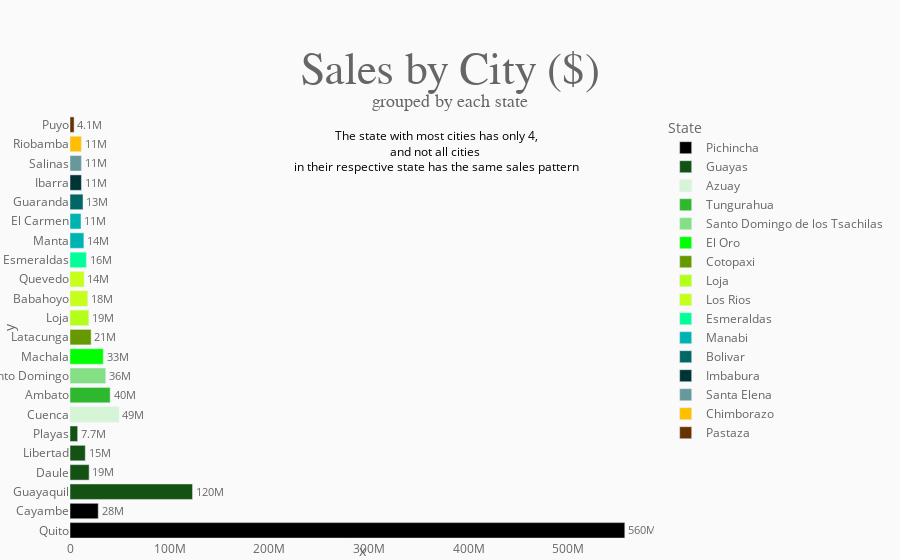

Notebook cell for this chart:
### Markdown cell above
We can clearly see that the states locations are the very important factors in the sales. But what about the cities?

### Code cell
by_city = train_data[["city", "state", "sales", "store_nbr"]].groupby(["city"]).agg({'sales':'sum', 'state':'first', 'store_nbr':'nunique'}).sort_values(by="sales", ascending=False) # grouping sales by city and state

fig = px.bar(y=by_city.index, x=by_city.sales, orientation="h", color=by_city.state, 
             text=by_city.sales, 
             color_discrete_sequence=["#000000", "#145214", "#d6f5d6", "#2eb82e", "#85e085", "#00ff00", "#669900", "#b3ff1a", "#c6ff1a", "#00ff99", "#00b3b3", "#006666", "#003333", "#669999", "#ffbf00", "#663300"],
             labels={"color": "State"})

# updating text position and formatting
fig.update_traces(texttemplate='%{text:.2s}', textposition="outside")
# add text annotation
fig.add_annotation(x=by_city.sales.max()/2.5, y=by_city.index[-1], text="The state with most cities has only 4,<br>and not all cities <br>in their respective state has the same sales pattern", showarrow=False, font=dict(color="black", size=12), xanchor="left", yanchor="top")
# updating figure layout
fig.update_layout(template=custom_template_go,
                    plot_bgcolor='#fafafa', paper_bgcolor='#fafafa',
                    margin=dict(b=20,r=60,l=70,t=115),
                    title={'text': '<span style="font-size:45px; color=#444; font-family:Times New Roman">Sales by City ($)</span><br>grouped by each state<br><br>',
                            'y':0.85, 'x':0.5,
                            'xanchor': 'center', 'yanchor': 'top'}, 
                    )
fig.show()

### Figure 1 — Plotly figure (JSON) as saved in the notebook; plotly's stock layout.template omitted (floating-point values rounded to 4 significant figures)
{"data": [{"alignmentgroup": "True", "hovertemplate": "State=Pichincha<br>x=%{x}<br>y=%{y}<br>text=%{text}<extra></extra>", "legendgroup": "Pichincha", "marker": {"color": "#000000", "pattern": {"shape": ""}}, "name": "Pichincha", "offsetgroup": "Pichincha", "orientation": "h", "showlegend": true, "text": [556700000.0, 28330000.0], "textposition": "outside", "texttemplate": "%{text:.2s}", "type": "bar", "x": [556700000.0, 28330000.0], "xaxis": "x", "y": ["Quito", "Cayambe"], "yaxis": "y"}, {"alignmentgroup": "True", "hovertemplate": "State=Guayas<br>x=%{x}<br>y=%{y}<br>text=%{text}<extra></extra>", "legendgroup": "Guayas", "marker": {"color": "#145214", "pattern": {"shape": ""}}, "name": "Guayas", "offsetgroup": "Guayas", "orientation": "h", "showlegend": true, "text": [123000000.0, 19190000.0, 15320000.0, 7677000.0], "textposition": "outside", "texttemplate": "%{text:.2s}", "type": "bar", "x": [123000000.0, 19190000.0, 15320000.0, 7677000.0], "xaxis": "x", "y": ["Guayaquil", "Daule", "Libertad", "Playas"], "yaxis": "y"}, {"alignmentgroup": "True", "hovertemplate": "State=Azuay<br>x=%{x}<br>y=%{y}<br>text=%{text}<extra></extra>", "legendgroup": "Azuay", "marker": {"color": "#d6f5d6", "pattern": {"shape": ""}}, "name": "Azuay", "offsetgroup": "Azuay", "orientation": "h", "showlegend": true, "text": [49170000.0], "textposition": "outside", "texttemplate": "%{text:.2s}", "type": "bar", "x": [49170000.0], "xaxis": "x", "y": ["Cuenca"], "yaxis": "y"}, {"alignmentgroup": "True", "hovertemplate": "State=Tungurahua<br>x=%{x}<br>y=%{y}<br>text=%{text}<extra></extra>", "legendgroup": "Tungurahua", "marker": {"color": "#2eb82e", "pattern": {"shape": ""}}, "name": "Tungurahua", "offsetgroup": "Tungurahua", "orientation": "h", "showlegend": true, "text": [40300000.0], "textposition": "outside", "texttemplate": "%{text:.2s}", "type": "bar", "x": [40300000.0], "xaxis": "x", "y": ["Ambato"], "yaxis": "y"}, {"alignmentgroup": "True", "hovertemplate": "State=Santo Domingo de los Tsachilas<br>x=%{x}<br>y=%{y}<br>text=%{text}<extra></extra>", "legendgroup": "Santo Domingo de los Tsachilas", "marker": {"color": "#85e085", "pattern": {"shape": ""}}, "name": "Santo Domingo de los Tsachilas", "offsetgroup": "Santo Domingo de los Tsachilas", "orientation": "h", "showlegend": true, "text": [35830000.0], "textposition": "outside", "texttemplate": "%{text:.2s}", "type": "bar", "x": [35830000.0], "xaxis": "x", "y": ["Santo Domingo"], "yaxis": "y"}, {"alignmentgroup": "True", "hovertemplate": "State=El Oro<br>x=%{x}<br>y=%{y}<br>text=%{text}<extra></extra>", "legendgroup": "El Oro", "marker": {"color": "#00ff00", "pattern": {"shape": ""}}, "name": "El Oro", "offsetgroup": "El Oro", "orientation": "h", "showlegend": true, "text": [33390000.0], "textposition": "outside", "texttemplate": "%{text:.2s}", "type": "bar", "x": [33390000.0], "xaxis": "x", "y": ["Machala"], "yaxis": "y"}, {"alignmentgroup": "True", "hovertemplate": "State=Cotopaxi<br>x=%{x}<br>y=%{y}<br>text=%{text}<extra></extra>", "legendgroup": "Cotopaxi", "marker": {"color": "#669900", "pattern": {"shape": ""}}, "name": "Cotopaxi", "offsetgroup": "Cotopaxi", "orientation": "h", "showlegend": true, "text": [21180000.0], "textposition": "outside", "texttemplate": "%{text:.2s}", "type": "bar", "x": [21180000.0], "xaxis": "x", "y": ["Latacunga"], "yaxis": "y"}, {"alignmentgroup": "True", "hovertemplate": "State=Loja<br>x=%{x}<br>y=%{y}<br>text=%{text}<extra></extra>", "legendgroup": "Loja", "marker": {"color": "#b3ff1a", "pattern": {"shape": ""}}, "name": "Loja", "offsetgroup": "Loja", "orientation": "h", "showlegend": true, "text": [18860000.0], "textposition": "outside", "texttemplate": "%{text:.2s}", "type": "bar", "x": [18860000.0], "xaxis": "x", "y": ["Loja"], "yaxis": "y"}, {"alignmentgroup": "True", "hovertemplate": "State=Los Rios<br>x=%{x}<br>y=%{y}<br>text=%{text}<extra></extra>", "legendgroup": "Los Rios", "marker": {"color": "#c6ff1a", "pattern": {"shape": ""}}, "name": "Los Rios", "offsetgroup": "Los Rios", "orientation": "h", "showlegend": true, "text": [17750000.0, 14180000.0], "textposition": "outside", "texttemplate": "%{text:.2s}", "type": "bar", "x": [17750000.0, 14180000.0], "xaxis": "x", "y": ["Babahoyo", "Quevedo"], "yaxis": "y"}, {"alignmentgroup": "True", "hovertemplate": "State=Esmeraldas<br>x=%{x}<br>y=%{y}<br>text=%{text}<extra></extra>", "legendgroup": "Esmeraldas", "marker": {"color": "#00ff99", "pattern": {"shape": ""}}, "name": "Esmeraldas", "offsetgroup": "Esmeraldas", "orientation": "h", "showlegend": true, "text": [16390000.0], "textposition": "outside", "texttemplate": "%{text:.2s}", "type": "bar", "x": [16390000.0], "xaxis": "x", "y": ["Esmeraldas"], "yaxis": "y"}, {"alignmentgroup": "True", "hovertemplate": "State=Manabi<br>x=%{x}<br>y=%{y}<br>text=%{text}<extra></extra>", "legendgroup": "Manabi", "marker": {"color": "#00b3b3", "pattern": {"shape": ""}}, "name": "Manabi", "offsetgroup": "Manabi", "orientation": "h", "showlegend": true, "text": [13910000.0, 11060000.0], "textposition": "outside", "texttemplate": "%{text:.2s}", "type": "bar", "x": [13910000.0, 11060000.0], "xaxis": "x", "y": ["Manta", "El Carmen"], "yaxis": "y"}, {"alignmentgroup": "True", "hovertemplate": "State=Bolivar<br>x=%{x}<br>y=%{y}<br>text=%{text}<extra></extra>", "legendgroup": "Bolivar", "marker": {"color": "#006666", "pattern": {"shape": ""}}, "name": "Bolivar", "offsetgroup": "Bolivar", "orientation": "h", "showlegend": true, "text": [13050000.0], "textposition": "outside", "texttemplate": "%{text:.2s}", "type": "bar", "x": [13050000.0], "xaxis": "x", "y": ["Guaranda"], "yaxis": "y"}, {"alignmentgroup": "True", "hovertemplate": "State=Imbabura<br>x=%{x}<br>y=%{y}<br>text=%{text}<extra></extra>", "legendgroup": "Imbabura", "marker": {"color": "#003333", "pattern": {"shape": ""}}, "name": "Imbabura", "offsetgroup": "Imbabura", "orientation": "h", "showlegend": true, "text": [11450000.0], "textposition": "outside", "texttemplate": "%{text:.2s}", "type": "bar", "x": [11450000.0], "xaxis": "x", "y": ["Ibarra"], "yaxis": "y"}, {"alignmentgroup": "True", "hovertemplate": "State=Santa Elena<br>x=%{x}<br>y=%{y}<br>text=%{text}<extra></extra>", "legendgroup": "Santa Elena", "marker": {"color": "#669999", "pattern": {"shape": ""}}, "name": "Santa Elena", "offsetgroup": "Santa Elena", "orientation": "h", "showlegend": true, "text": [11420000.0], "textposition": "outside", "texttemplate": "%{text:.2s}", "type": "bar", "x": [11420000.0], "xaxis": "x", "y": ["Salinas"], "yaxis": "y"}, {"alignmentgroup": "True", "hovertemplate": "State=Chimborazo<br>x=%{x}<br>y=%{y}<br>text=%{text}<extra></extra>", "legendgroup": "Chimborazo", "marker": {"color": "#ffbf00", "pattern": {"shape": ""}}, "name": "Chimborazo", "offsetgroup": "Chimborazo", "orientation": "h", "showlegend": true, "text": [11390000.0], "textposition": "outside", "texttemplate": "%{text:.2s}", "type": "bar", "x": [11390000.0], "xaxis": "x", "y": ["Riobamba"], "yaxis": "y"}, {"alignmentgroup": "True", "hovertemplate": "State=Pastaza<br>x=%{x}<br>y=%{y}<br>text=%{text}<extra></extra>", "legendgroup": "Pastaza", "marker": {"color": "#663300", "pattern": {"shape": ""}}, "name": "Pastaza", "offsetgroup": "Pastaza", "orientation": "h", "showlegend": true, "text": [4090000.0], "textposition": "outside", "texttemplate": "%{text:.2s}", "type": "bar", "x": [4090000.0], "xaxis": "x", "y": ["Puyo"], "yaxis": "y"}], "layout": {"annotations": [{"font": {"color": "black", "size": 12}, "showarrow": false, "text": "The state with most cities has only 4,<br>and not all cities <br>in their respective state has the same sales pattern", "x": 222700000.0, "xanchor": "left", "y": "Puyo", "yanchor": "top"}], "barmode": "relative", "legend": {"title": {"text": "State"}, "tracegroupgap": 0}, "margin": {"b": 20, "l": 70, "r": 60, "t": 115}, "paper_bgcolor": "#fafafa", "plot_bgcolor": "#fafafa", "title": {"text": "<span style=\"font-size:45px; color=#444; font-family:Times New Roman\">Sales by City ($)</span><br>grouped by each state<br><br>", "x": 0.5, "xanchor": "center", "y": 0.85, "yanchor": "top"}, "xaxis": {"anchor": "y", "domain": [0, 1], "title": {"text": "x"}}, "yaxis": {"anchor": "x", "domain": [0, 1], "title": {"text": "y"}}}}
